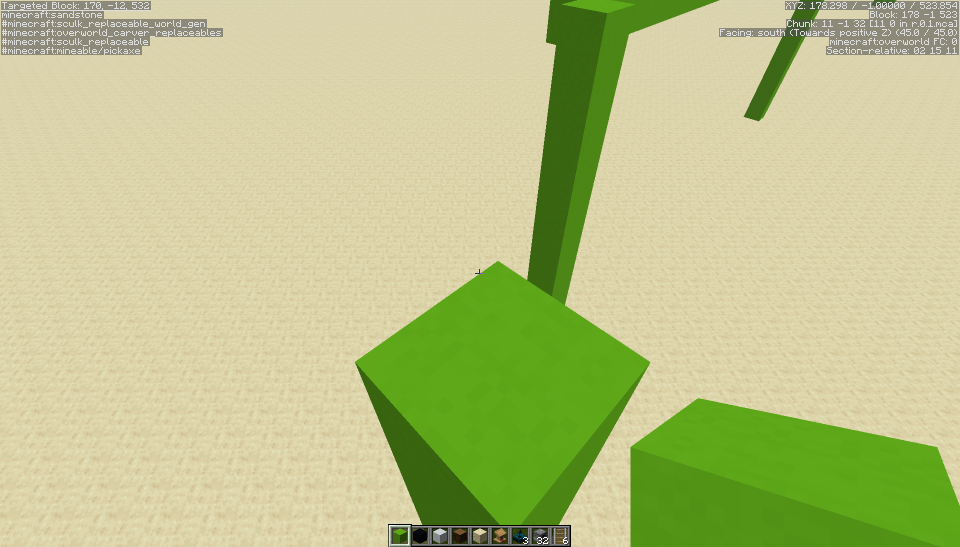
#> input picture data/_diag5.png, 1920 x 1094 px (shown at 1/2 size); its folder holds only this picture in this run
$ python -i weather.py   (imports and definitions only)   (older library calls are emulated)
#> lines starting #> are read from the running program, lines starting #| are printed output that depends on the picture
# vision/weather.py
"""
Screen-based weather recognition for Minecraft.

The bot never reads game data — it infers the weather the same way a
human glancing at the screen would. Weather matters because it changes
how blocks LOOK: rain darkens and desaturates the world and overlays
grey streaks; snow brightens and adds white flakes; thunder dims further
and flashes; a clear day is bright and blue. Block recognition can
condition on the weather so a wet, dim ``grass_block`` isn't mistaken
for something else.

States (what ``detect`` reports)
--------------------------------
``clear``    — no precipitation, sky visible.
``rain``     — raining (grey, desaturated, dimmed sky). A thunderstorm
               reports as ``rain`` too: it's visually just darker rain,
               and the lightning that distinguishes it is rare and lasts
               a couple of frames, so it isn't a useful steady state.
               (``thunder`` stays a valid TRAINING label for anyone who
               wants to collect it; the heuristic just folds it in.)
``snow``     — snowing (cold biome; white flakes, bright but desaturated).
``unknown``  — sky not visible (cave / fully enclosed) → can't tell.

Transitions
-----------
MC fades weather in and out over several seconds. A single mid-fade
frame is therefore ambiguous, so ``detect`` majority-votes over the last
``smooth_window`` frames and the collection tool waits for the fade to
finish before capturing.

Two recognisers, same interface
-------------------------------
* **Heuristic** (always available): a handful of location-robust
  features — how "open" the top-of-frame sky is, its brightness /
  saturation, and mid-frame edge/motion energy — fed through tuned
  thresholds. Works out of the box; rough on the rain/snow split.
* **Trained** (optional, more accurate): the same feature vectors,
  labelled by driving ``/weather <state>`` via chat commands and
  capturing frames (see ``tools/collect_weather.py``). At runtime a
  nearest-centroid classifier over z-normalised features beats the
  thresholds. Falls back to the heuristic until enough data exists.

Design deliberately mirrors ``vision.world.sample_recognizer`` so the
"collect labelled samples → recogniser improves silently" loop is the
same one the block classifier already uses.

Sound (rain hiss, thunder cracks) is a promising extra signal the user
suggested; this module is screen-only by design, but the feature dict
is open so an audio feature could be appended later without changing
the interface.
"""

from __future__ import annotations

import json
import math
from dataclasses import dataclass
from pathlib import Path
from typing import Dict, List, Optional

import cv2
import numpy as np

from vision.world.types import WeatherObservation


# ---------------------------------------------------------------------------
# States
# ---------------------------------------------------------------------------

class WeatherState:
    CLEAR   = "clear"
    RAIN    = "rain"
    SNOW    = "snow"
    THUNDER = "thunder"
    UNKNOWN = "unknown"

    ALL = ("clear", "rain", "snow", "thunder", "unknown")
    # States that require sky to be visible to even be possible.
    SKY_STATES = ("clear", "rain", "snow", "thunder")


# Order of the feature vector. Kept explicit so the on-disk training
# samples stay interpretable and a future feature can be appended
# without silently shifting columns.
# All features are PER-FRAME (no temporal term) so the verdict doesn't
# depend on how often we sample — important because weather detection is
# throttled to a slow cadence. (An earlier ``air_motion`` inter-frame
# term was dropped: it barely moved on MC rain and its value depended on
# the sampling interval, which broke the trained classifier when train
# and inference cadences differed.)
FEATURE_KEYS = (
    "sky_open_frac",     # fraction of the top band that reads as open sky
    "sky_brightness",    # mean V (0..1) of the masked sky pixels
    "sky_saturation",    # mean S (0..1) of the masked sky pixels
    "sky_blueness",      # (B - R) / 255 mapped to 0..1; blue sky vs grey
    "air_edge_density",  # gradient density in the mid band (streaks/flakes)
    "air_whiteness",     # fraction of mid-band pixels that are bright + grey
    "global_brightness", # mean V (0..1) of the whole frame
)


@dataclass
class WeatherDetectorConfig:
    # Region fractions (of frame W/H). The sky band is a central top
    # strip — central x avoids BOTH F3 text columns (left + right).
    sky_y0: float = 0.02
    sky_y1: float = 0.22
    sky_x0: float = 0.30
    sky_x1: float = 0.70
    # The "air" band is where falling precipitation is most visible
    # against distant terrain, clear of the hotbar / hand / HUD.
    air_y0: float = 0.25
    air_y1: float = 0.58
    air_x0: float = 0.20
    air_x1: float = 0.80

    # Sky-openness: a pixel is "open sky" when its local gradient is
    # below this (smooth) — works day OR night, unlike a brightness
    # test. Below ``cave_open_frac`` of the band being open → no sky
    # (cave / enclosed) → unknown.
    sky_smooth_grad_max: float = 14.0
    cave_open_frac: float = 0.18
    # …and below this fraction of open sky (but above the cave floor)
    # the band is PARTLY obscured by terrain/trees on the horizon — a
    # mixed sky+ground band reads as non-blue and would misclassify as
    # rain, so we HOLD the last verdict instead of classifying a dirty
    # view. A clean open-sky look (≈0.9+) is needed to (re)assess.
    # Clear-sky live reads were ≈0.95-1.0; horizon-terrain views ≈0.65.
    # High (0.85): only (re)assess the weather from a genuinely clean,
    # near-pure-sky view. Both clear AND rain skies are smooth/uniform
    # (open_frac ≈0.95-1.0), whereas a mid-scan view with terrain/trees
    # creeping into the band sits lower and produced confident-WRONG
    # reads. We instead HOLD the last verdict on those — which is also
    # the right behaviour for the main use case: weather is latched while
    # the agent can see the sky, then carried (held) to the moments it's
    # crosshairing a block to tag the sample, where the sky isn't in view.
    weather_min_sky_open: float = 0.85

    # Heuristic thresholds. Measured live (daytime) with /weather:
    #   clear  : brightness≈1.00  blueness≈0.96
    #   rain   : brightness≈0.51  blueness≈0.65
    #   thunder: brightness≈0.20  blueness≈0.56
    # MC dims the sky for rain and dims it HARD for thunder, and the
    # grey overcast cuts the blue channel — so sky brightness (+ a
    # blueness guard so a merely-dim-but-still-blue clear sky isn't
    # called rain) separates the states well in daylight. NOTE: this is
    # daytime-oriented; at night a clear sky is also dim, so the
    # heuristic can't reliably tell night-clear from rain — collect
    # trained samples across times of day (tools/collect_weather.py) for
    # night robustness, which supersedes these thresholds.
    clear_brightness_min: float = 0.78   # bright sky → clear (day)
    rain_brightness_max: float = 0.70    # dimmed sky → rain
    thunder_brightness_max: float = 0.34 # very dark sky → thunder
    clear_blueness_min: float = 0.80     # blue sky → clear, blocks false-rain
    precip_blueness_max: float = 0.82    # grey (low blue) supports precip
    snow_whiteness_min: float = 0.08     # white flakes in the air band
    # DEAD config: the edge-density gate it documents was never implemented in
    # _classify_heuristic, so this threshold does nothing. The sky heuristic is
    # deprecated anyway (labels now come from biome + subtitles, trust_weather
    # off), so impact is nil. Kept (loadable from settings) so an old config
    # doesn't error; wire it into _classify_heuristic if the heuristic is revived.
    precip_edge_min: float = 0.04

    # Weather is only readable when the camera can actually SEE the sky.
    # The scanning agents spend much of their time pitched DOWN (MC
    # pitch > 0 = looking down), where the top "sky band" is really
    # terrain — a smooth, non-blue patch that the heuristic would
    # mislabel as rain. When the pitch exceeds this (looking down too
    # far) we don't update the weather; we HOLD the last verdict instead
    # of flapping. Looking level (0) or up (negative) is fine.
    max_assess_pitch_deg: float = 18.0

    # Trained classifier: need at least this many labelled samples for a
    # state before we trust the centroid for it, and ≥2 states overall.
    min_samples_per_state: int = 8

    # Temporal smoothing: emit the majority of the last N raw verdicts
    # so a transient frame (a passing cloud, a camera pan across a dim
    # sky region, a mid-fade transition) doesn't flip the reported
    # state. The scanning agents pan constantly, so a wider window
    # trades a little latency on a real weather change for far fewer
    # spurious flips. 1 disables smoothing.
    smooth_window: int = 9
    # Fraction of a full window a NEW state must win before the reported
    # weather flips (hysteresis). Higher = stickier / less flapping but
    # slower to react to a real change. 0.67 = two-thirds super-majority.
    flip_majority: float = 0.67


def default_weather_store_path() -> Path:
    return (Path(__file__).resolve().parent.parent
            / "data" / "training" / "weather_samples.json")


# ---------------------------------------------------------------------------
# Feature extraction
# ---------------------------------------------------------------------------

def _region(frame: np.ndarray, x0f, y0f, x1f, y1f) -> np.ndarray:
#> called with x0f = 0.3, y0f = 0.02, x1f = 0.7, y1f = 0.22
    h, w = frame.shape[:2]
    x0, x1 = int(w * x0f), int(w * x1f)
    y0, y1 = int(h * y0f), int(h * y1f)
    x0, x1 = max(0, min(x0, w - 1)), max(1, min(x1, w))
    y0, y1 = max(0, min(y0, h - 1)), max(1, min(y1, h))
    if x1 <= x0 or y1 <= y0:
        return frame[0:1, 0:1]
    return frame[y0:y1, x0:x1]


class WeatherDetector:
    """
    Per-frame weather recogniser. Construct once, call :meth:`detect`
    each (fresh) tick. Maintains the previous mid-band greyscale crop
    internally so it can measure inter-frame motion without the caller
    threading frames through.
    """

    def __init__(self,
                 config: Optional[WeatherDetectorConfig] = None,
                 store_path: Optional[Path] = None):
        self.cfg = config or WeatherDetectorConfig()
        self._store_path = Path(store_path) if store_path else default_weather_store_path()
        self._recent: List[str] = []      # recent raw verdicts (smoothing)
        self._reported_state: Optional[str] = None  # hysteresis: current output
        self._last_obs: Optional[WeatherObservation] = None  # held when unreadable

        # Trained centroids: {state: (mean_vec, n)}. Built from disk.
        self._centroids: Dict[str, np.ndarray] = {}
        self._feat_mean: Optional[np.ndarray] = None
        self._feat_std: Optional[np.ndarray] = None
        self._trained = False
        self.reload_training()

    # ── Feature extraction ────────────────────────────────────────

    def extract_features(self, frame_rgb: np.ndarray) -> Dict[str, float]:
        """Compute the per-frame weather feature dict for one RGB frame.

        Stateless (no temporal term), so it can be called at any cadence
        — which matters because weather detection is throttled.
        """
        cfg = self.cfg
        if frame_rgb is None or frame_rgb.size == 0:
            return {k: 0.0 for k in FEATURE_KEYS}

        sky = _region(frame_rgb, cfg.sky_x0, cfg.sky_y0, cfg.sky_x1, cfg.sky_y1)
        air = _region(frame_rgb, cfg.air_x0, cfg.air_y0, cfg.air_x1, cfg.air_y1)

        sky_gray = cv2.cvtColor(sky, cv2.COLOR_RGB2GRAY) if sky.ndim == 3 else sky
        # Sky openness: low local gradient = smooth = open sky (works at
        # any brightness, so it survives night). Sobel magnitude per px.
        gx = cv2.Sobel(sky_gray, cv2.CV_32F, 1, 0, ksize=3)
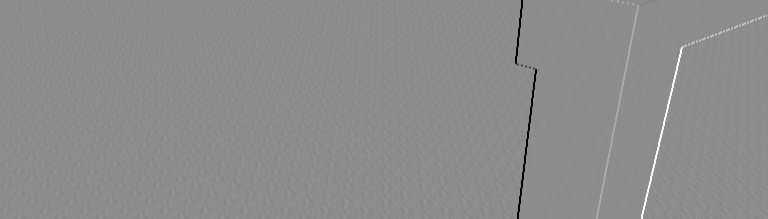
#> gx: shape (219, 768) float32; min -541, max 438, mean -0.1; drawn with min black and max white
        gy = cv2.Sobel(sky_gray, cv2.CV_32F, 0, 1, ksize=3)
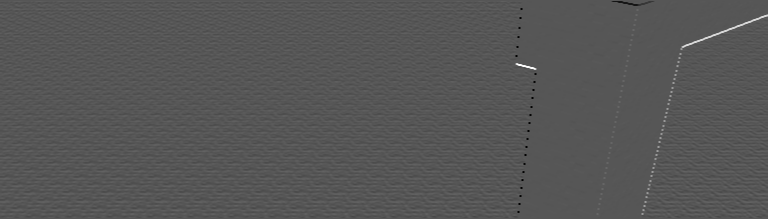
#> gy: shape (219, 768) float32; min -276, max 540, mean 0.5; drawn with min black and max white
        grad = np.sqrt(gx * gx + gy * gy)
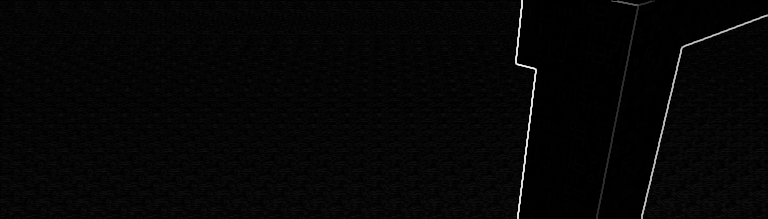
#> grad: shape (219, 768) float32; min 0, max 604.2, mean 14.3; drawn with min black and max white
        sky_mask = grad < cfg.sky_smooth_grad_max     # the actual open-sky pixels
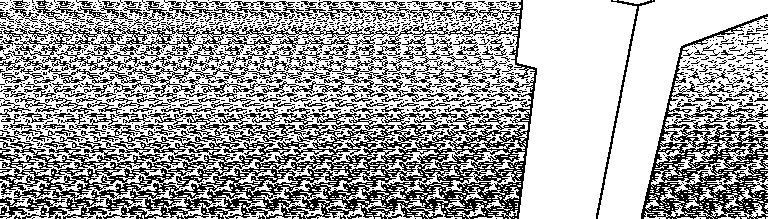
#> sky_mask: shape (219, 768) bool; 64.4% white; black in thin lines or dots
        sky_open_frac = float(np.mean(sky_mask))
#> sky_open_frac = 0.644

        # Colour stats over ONLY the smooth sky pixels — so green terrain
        # or trees creeping into the band don't drag the blueness down
        # and trip a false "rain". Falls back to the whole band when too
        # few sky pixels survive the mask.
        if sky.ndim == 3:
            if int(sky_mask.sum()) >= max(16, int(0.05 * sky_mask.size)):
                px = sky[sky_mask].astype(np.float32)         # (n, 3) RGB
            else:
                px = sky.reshape(-1, 3).astype(np.float32)
            ch_max = px.max(axis=1)
            ch_min = px.min(axis=1)
            sky_brightness = float(ch_max.mean()) / 255.0
#> sky_brightness = 0.737
            with np.errstate(divide="ignore", invalid="ignore"):
                sat = np.where(ch_max > 0, (ch_max - ch_min) / ch_max, 0.0)
            sky_saturation = float(np.mean(sat))
#> sky_saturation = 0.402
            sky_blueness = max(0.0, min(
                1.0, float((px[:, 2] - px[:, 0]).mean()) / 255.0 + 0.5))
#> sky_blueness = 0.317
        else:
            sky_brightness = float(sky_gray.mean()) / 255.0
            sky_saturation = 0.0
            sky_blueness = 0.5

        air_gray = cv2.cvtColor(air, cv2.COLOR_RGB2GRAY) if air.ndim == 3 else air
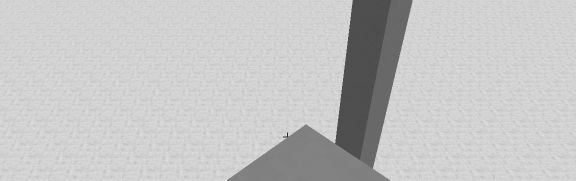
#> air_gray: shape (361, 1152) (shown at 1/2 size); min 36, max 221, mean 196.4
        agx = cv2.Sobel(air_gray, cv2.CV_32F, 1, 0, ksize=3)
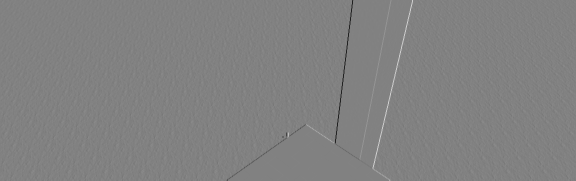
#> agx: shape (361, 1152) float32 (shown at 1/2 size); min -711, max 688, mean 0; drawn with min black and max white
        agy = cv2.Sobel(air_gray, cv2.CV_32F, 0, 1, ksize=3)
        agrad = np.sqrt(agx * agx + agy * agy)
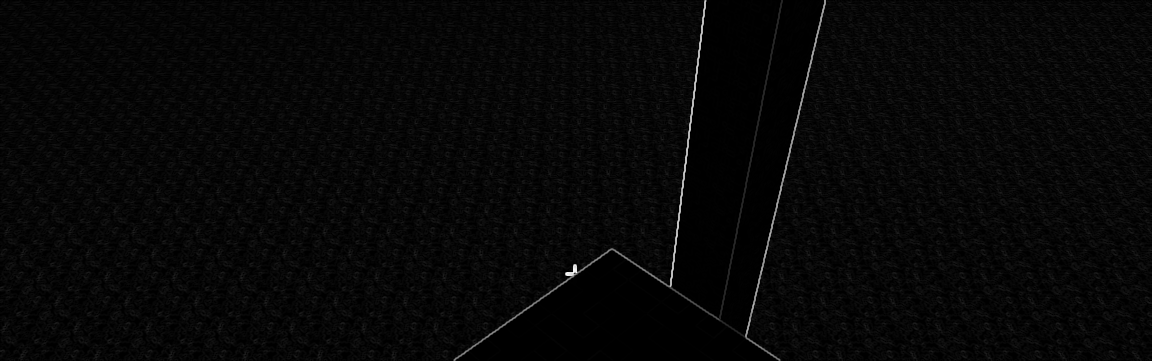
#> agrad: shape (361, 1152) float32; min 0, max 725.5, mean 21.3; drawn with min black and max white
        air_edge_density = float(np.mean(agrad > 30.0))
#> air_edge_density = 0.207

        if air.ndim == 3:
            air_hsv = cv2.cvtColor(air, cv2.COLOR_RGB2HSV)
#> air_hsv: shape (361, 1152, 3); mean H, S, V 27.5, 77.1, 209.6
            white = (air_hsv[..., 2] > 200) & (air_hsv[..., 1] < 40)
#> white: shape (361, 1152) bool; every value is 0
            air_whiteness = float(np.mean(white))
#> air_whiteness = 0
        else:
            air_whiteness = float(np.mean(air_gray > 200))

        global_brightness = float(np.mean(frame_rgb)) / 255.0
#> global_brightness = 0.681

        return {
            "sky_open_frac":     sky_open_frac,
            "sky_brightness":    sky_brightness,
            "sky_saturation":    sky_saturation,
            "sky_blueness":      sky_blueness,
            "air_edge_density":  air_edge_density,
            "air_whiteness":     air_whiteness,
            "global_brightness": global_brightness,
        }

    # ── Detection ─────────────────────────────────────────────────

    # [132 lines left out: functions detect, _smooth, reset, _classify_heuristic, not called in this run]

    # ── Trained classifier (nearest centroid, z-normalised) ───────

    def _vec(self, f: Dict[str, float]) -> np.ndarray:
        return np.array([f[k] for k in FEATURE_KEYS], dtype=np.float32)

    # [18 lines left out: function _classify_trained, not called in this run]

    # ── Training persistence ──────────────────────────────────────

    def reload_training(self) -> None:
        """(Re)build the trained centroids from the on-disk sample file.

        Silent no-op (heuristic stays active) when there isn't enough
        labelled data yet — exactly the cold-start behaviour the block
        recogniser uses.
        """
        self._centroids = {}
        self._feat_mean = self._feat_std = None
        self._trained = False
        data = _load_samples(self._store_path)
        usable = {s: v for s, v in data.items()
                  if s in WeatherState.SKY_STATES
                  and len(v) >= self.cfg.min_samples_per_state}
        if len(usable) < 2:
            return
        # z-normalise across the pooled samples so no single large-range
        # feature dominates the Euclidean distance.
        pooled = np.array([self._vec(d) for v in usable.values() for d in v],
                          dtype=np.float32)
        self._feat_mean = pooled.mean(axis=0)
        self._feat_std = pooled.std(axis=0)
        self._feat_std[self._feat_std < 1e-6] = 1.0
        for state, samples in usable.items():
            mat = np.array([self._vec(d) for d in samples], dtype=np.float32)
            mat = (mat - self._feat_mean) / self._feat_std
            self._centroids[state] = mat.mean(axis=0)
        self._trained = True

    def is_trained(self) -> bool:
        return self._trained

    # [14 lines left out: functions stats, _cave_conf, not called in this run]


# ---------------------------------------------------------------------------
# Sample store (labelled feature vectors, JSON)
# ---------------------------------------------------------------------------

def _load_samples(path: Path) -> Dict[str, List[Dict[str, float]]]:
    try:
        raw = json.loads(Path(path).read_text(encoding="utf-8"))
    except (FileNotFoundError, json.JSONDecodeError, OSError):
        return {}
    if not isinstance(raw, dict):
        return {}
    out: Dict[str, List[Dict[str, float]]] = {}
    for state, samples in raw.items():
        if state in WeatherState.ALL and isinstance(samples, list):
            out[state] = [s for s in samples if isinstance(s, dict)]
    return out


# [34 lines left out: functions append_samples, build_weather_detector, not called in this run]


__all__ = [
    "WeatherState",
    "WeatherDetector",
    "WeatherDetectorConfig",
    "FEATURE_KEYS",
    "build_weather_detector",
    "append_samples",
    "default_weather_store_path",
]

>>> import cv2
>>> picture = cv2.cvtColor(cv2.imread('../data/_diag5.png'), cv2.COLOR_BGR2RGB)
>>> result = WeatherDetector().extract_features(picture)
#> result = {'sky_open_frac': 0.644, 'sky_brightness': 0.737, 'sky_saturation': 0.402, 'sky_blueness': 0.317, 'air_edge_density': 0.207, 'air_whiteness': 0, 'global_brightness': 0.681}
